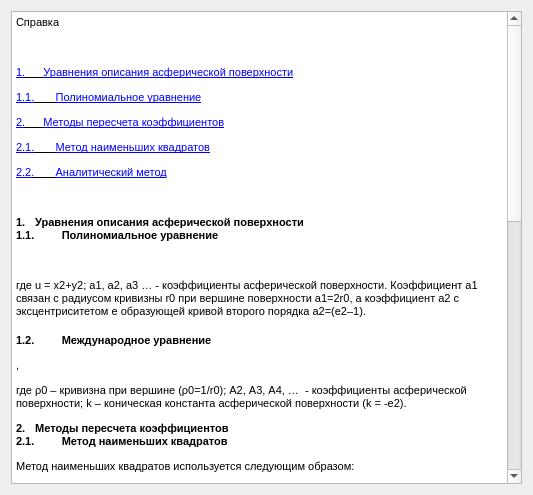
<?xml version="1.0" encoding="UTF-8"?>
<ui version="4.0">
 <class>Help</class>
 <widget class="QWidget" name="Help">
  <property name="geometry">
   <rect>
    <x>0</x>
    <y>0</y>
    <width>533</width>
    <height>495</height>
   </rect>
  </property>
  <property name="windowTitle">
   <string>Справка</string>
  </property>
  <layout class="QGridLayout" name="gridLayout">
   <item row="0" column="0">
    <widget class="QTextBrowser" name="textBrowser_2">
     <property name="html">
      <string>&lt;!DOCTYPE HTML PUBLIC &quot;-//W3C//DTD HTML 4.0//EN&quot; &quot;http://www.w3.org/TR/REC-html40/strict.dtd&quot;&gt;
&lt;html&gt;&lt;head&gt;&lt;meta name=&quot;qrichtext&quot; content=&quot;1&quot; /&gt;&lt;style type=&quot;text/css&quot;&gt;
p, li { white-space: pre-wrap; }
&lt;/style&gt;&lt;/head&gt;&lt;body style=&quot; font-family:'MS Shell Dlg 2'; font-size:8.25pt; font-weight:400; font-style:normal;&quot;&gt;
&lt;p style=&quot; margin-top:0px; margin-bottom:0px; margin-left:0px; margin-right:0px; -qt-block-indent:0; text-indent:0px;&quot;&gt;&lt;a name=&quot;360939975&quot;&gt;&lt;/a&gt;&lt;span style=&quot; font-size:8pt;&quot;&gt;С&lt;/span&gt;&lt;span style=&quot; font-size:8pt;&quot;&gt;правка &lt;/span&gt;&lt;/p&gt;
&lt;p style=&quot; margin-top:12px; margin-bottom:12px; margin-left:0px; margin-right:0px; -qt-block-indent:0; text-indent:0px;&quot;&gt;&lt;span style=&quot; font-size:8pt;&quot;&gt;  &lt;/span&gt;&lt;/p&gt;
&lt;p style=&quot; margin-top:12px; margin-bottom:12px; margin-left:0px; margin-right:0px; -qt-block-indent:0; text-indent:0px;&quot;&gt;&lt;a href=&quot;#_Toc424217534&quot;&gt;&lt;span style=&quot; font-size:8pt; text-decoration: underline; color:#0000ff;&quot;&gt;1.&lt;/span&gt;&lt;/a&gt;&lt;a href=&quot;#_Toc424217534&quot;&gt;&lt;span style=&quot; font-size:8pt; text-decoration: underline; color:#000000;&quot;&gt;      &lt;/span&gt;&lt;/a&gt;&lt;a href=&quot;#_Toc424217534&quot;&gt;&lt;span style=&quot; font-size:8pt; text-decoration: underline; color:#0000ff;&quot;&gt;Уравнения описания асферической поверхности&lt;/span&gt;&lt;/a&gt;&lt;/p&gt;
&lt;p style=&quot; margin-top:12px; margin-bottom:12px; margin-left:0px; margin-right:0px; -qt-block-indent:0; text-indent:0px;&quot;&gt;&lt;a href=&quot;#_Toc424217535&quot;&gt;&lt;span style=&quot; font-size:8pt; text-decoration: underline; color:#0000ff;&quot;&gt;1.1.&lt;/span&gt;&lt;/a&gt;&lt;a href=&quot;#_Toc424217535&quot;&gt;&lt;span style=&quot; font-size:8pt; text-decoration: underline; color:#000000;&quot;&gt;       &lt;/span&gt;&lt;/a&gt;&lt;a href=&quot;#_Toc424217535&quot;&gt;&lt;span style=&quot; font-size:8pt; text-decoration: underline; color:#0000ff;&quot;&gt;Полиномиальное уравнение&lt;/span&gt;&lt;/a&gt;&lt;/p&gt;
&lt;p style=&quot; margin-top:12px; margin-bottom:12px; margin-left:0px; margin-right:0px; -qt-block-indent:0; text-indent:0px;&quot;&gt;&lt;a href=&quot;#_Toc424217536&quot;&gt;&lt;span style=&quot; font-size:8pt; text-decoration: underline; color:#0000ff;&quot;&gt;2.&lt;/span&gt;&lt;/a&gt;&lt;a href=&quot;#_Toc424217536&quot;&gt;&lt;span style=&quot; font-size:8pt; text-decoration: underline; color:#000000;&quot;&gt;      &lt;/span&gt;&lt;/a&gt;&lt;a href=&quot;#_Toc424217536&quot;&gt;&lt;span style=&quot; font-size:8pt; text-decoration: underline; color:#0000ff;&quot;&gt;Методы пересчета коэффициентов&lt;/span&gt;&lt;/a&gt;&lt;/p&gt;
&lt;p style=&quot; margin-top:12px; margin-bottom:12px; margin-left:0px; margin-right:0px; -qt-block-indent:0; text-indent:0px;&quot;&gt;&lt;a href=&quot;#_Toc424217537&quot;&gt;&lt;span style=&quot; font-size:8pt; text-decoration: underline; color:#0000ff;&quot;&gt;2.1.&lt;/span&gt;&lt;/a&gt;&lt;a href=&quot;#_Toc424217537&quot;&gt;&lt;span style=&quot; font-size:8pt; text-decoration: underline; color:#000000;&quot;&gt;       &lt;/span&gt;&lt;/a&gt;&lt;a href=&quot;#_Toc424217537&quot;&gt;&lt;span style=&quot; font-size:8pt; text-decoration: underline; color:#0000ff;&quot;&gt;Метод наименьших квадратов&lt;/span&gt;&lt;/a&gt;&lt;/p&gt;
&lt;p style=&quot; margin-top:12px; margin-bottom:12px; margin-left:0px; margin-right:0px; -qt-block-indent:0; text-indent:0px;&quot;&gt;&lt;a href=&quot;#_Toc424217538&quot;&gt;&lt;span style=&quot; font-size:8pt; text-decoration: underline; color:#0000ff;&quot;&gt;2.2.&lt;/span&gt;&lt;/a&gt;&lt;a href=&quot;#_Toc424217538&quot;&gt;&lt;span style=&quot; font-size:8pt; text-decoration: underline; color:#000000;&quot;&gt;       &lt;/span&gt;&lt;/a&gt;&lt;a href=&quot;#_Toc424217538&quot;&gt;&lt;span style=&quot; font-size:8pt; text-decoration: underline; color:#0000ff;&quot;&gt;Аналитический метод&lt;/span&gt;&lt;/a&gt;&lt;/p&gt;
&lt;p style=&quot; margin-top:12px; margin-bottom:12px; margin-left:0px; margin-right:0px; -qt-block-indent:0; text-indent:0px;&quot;&gt;&lt;span style=&quot; font-size:8pt;&quot;&gt;  &lt;/span&gt;&lt;/p&gt;
&lt;p style=&quot; margin-top:0px; margin-bottom:0px; margin-left:0px; margin-right:0px; -qt-block-indent:0; text-indent:0px;&quot;&gt;&lt;a name=&quot;_Toc424217534&quot;&gt;&lt;/a&gt;&lt;span style=&quot; font-size:8pt; font-weight:600;&quot;&gt;1&lt;/span&gt;&lt;span style=&quot; font-size:8pt; font-weight:600;&quot;&gt;.&lt;/span&gt;&lt;span style=&quot; font-family:'Times New Roman'; font-size:7pt;&quot;&gt;    &lt;/span&gt;&lt;span style=&quot; font-size:8pt; font-weight:600;&quot;&gt;Уравнения описания асферической поверхности&lt;/span&gt;&lt;span style=&quot; font-size:8pt;&quot;&gt; &lt;/span&gt;&lt;/p&gt;
&lt;p style=&quot; margin-top:0px; margin-bottom:0px; margin-left:0px; margin-right:0px; -qt-block-indent:0; text-indent:0px;&quot;&gt;&lt;a name=&quot;_Toc424217535&quot;&gt;&lt;/a&gt;&lt;span style=&quot; font-size:8pt; font-weight:600;&quot;&gt;1&lt;/span&gt;&lt;span style=&quot; font-size:8pt; font-weight:600;&quot;&gt;.1.&lt;/span&gt;&lt;span style=&quot; font-family:'Times New Roman'; font-size:7pt;&quot;&gt;           &lt;/span&gt;&lt;span style=&quot; font-size:8pt; font-weight:600;&quot;&gt;Полиномиальное уравнение&lt;/span&gt;&lt;span style=&quot; font-size:8pt;&quot;&gt; &lt;/span&gt;&lt;/p&gt;
&lt;p style=&quot; margin-top:12px; margin-bottom:12px; margin-left:0px; margin-right:0px; -qt-block-indent:0; text-indent:0px;&quot;&gt;&lt;img src=&quot;Help.files/image002.png&quot; width=&quot;233&quot; height=&quot;36&quot; /&gt;&lt;span style=&quot; font-size:8pt;&quot;&gt; &lt;/span&gt;&lt;/p&gt;
&lt;p style=&quot; margin-top:12px; margin-bottom:12px; margin-left:0px; margin-right:0px; -qt-block-indent:0; text-indent:0px;&quot;&gt;&lt;span style=&quot; font-size:8pt;&quot;&gt;где u = x2+y2; a1, a2, a3 … - коэффициенты асферической поверхности. Коэффициент a1 связан с радиусом кривизны r0 при вершине поверхности a1=2r0, а коэффициент a2 с эксцентриситетом е образующей кривой второго порядка a2=(e2–1). &lt;/span&gt;&lt;/p&gt;
&lt;p style=&quot; margin-top:16px; margin-bottom:12px; margin-left:0px; margin-right:0px; -qt-block-indent:0; text-indent:0px;&quot;&gt;&lt;span style=&quot; font-size:8pt; font-weight:600;&quot;&gt;1.2.&lt;/span&gt;&lt;span style=&quot; font-family:'Times New Roman'; font-size:7pt;&quot;&gt;           &lt;/span&gt;&lt;span style=&quot; font-size:8pt; font-weight:600;&quot;&gt;Международное уравнение&lt;/span&gt;&lt;span style=&quot; font-size:8pt;&quot;&gt; &lt;/span&gt;&lt;/p&gt;
&lt;p style=&quot; margin-top:12px; margin-bottom:12px; margin-left:0px; margin-right:0px; -qt-block-indent:0; text-indent:0px;&quot;&gt;&lt;img src=&quot;Help.files/image004.png&quot; width=&quot;366&quot; height=&quot;58&quot; /&gt;&lt;span style=&quot; font-size:8pt;&quot;&gt;, &lt;/span&gt;&lt;/p&gt;
&lt;p style=&quot; margin-top:12px; margin-bottom:12px; margin-left:0px; margin-right:0px; -qt-block-indent:0; text-indent:0px;&quot;&gt;&lt;span style=&quot; font-size:8pt;&quot;&gt;где ρ0 – кривизна при вершине (ρ0=1/r0); А2, А3, А4, …  - коэффициенты асферической поверхности; k – коническая константа асферической поверхности (k = -e2). &lt;/span&gt;&lt;/p&gt;
&lt;p style=&quot; margin-top:0px; margin-bottom:0px; margin-left:0px; margin-right:0px; -qt-block-indent:0; text-indent:0px;&quot;&gt;&lt;a name=&quot;_Toc424217536&quot;&gt;&lt;/a&gt;&lt;span style=&quot; font-size:8pt; font-weight:600;&quot;&gt;2&lt;/span&gt;&lt;span style=&quot; font-size:8pt; font-weight:600;&quot;&gt;.&lt;/span&gt;&lt;span style=&quot; font-family:'Times New Roman'; font-size:7pt;&quot;&gt;    &lt;/span&gt;&lt;span style=&quot; font-size:8pt; font-weight:600;&quot;&gt;Методы пересчета коэффициентов&lt;/span&gt;&lt;span style=&quot; font-size:8pt;&quot;&gt; &lt;/span&gt;&lt;/p&gt;
&lt;p style=&quot; margin-top:0px; margin-bottom:0px; margin-left:0px; margin-right:0px; -qt-block-indent:0; text-indent:0px;&quot;&gt;&lt;a name=&quot;_Toc424217537&quot;&gt;&lt;/a&gt;&lt;span style=&quot; font-size:8pt; font-weight:600;&quot;&gt;2&lt;/span&gt;&lt;span style=&quot; font-size:8pt; font-weight:600;&quot;&gt;.1.&lt;/span&gt;&lt;span style=&quot; font-family:'Times New Roman'; font-size:7pt;&quot;&gt;           &lt;/span&gt;&lt;span style=&quot; font-size:8pt; font-weight:600;&quot;&gt;Метод наименьших квадратов&lt;/span&gt;&lt;span style=&quot; font-size:8pt;&quot;&gt; &lt;/span&gt;&lt;/p&gt;
&lt;p style=&quot; margin-top:12px; margin-bottom:12px; margin-left:0px; margin-right:0px; -qt-block-indent:0; text-indent:0px;&quot;&gt;&lt;span style=&quot; font-size:8pt;&quot;&gt;Метод наименьших квадратов используется следующим образом: &lt;/span&gt;&lt;/p&gt;
&lt;p style=&quot; margin-top:12px; margin-bottom:12px; margin-left:0px; margin-right:0px; -qt-block-indent:0; text-indent:0px;&quot;&gt;&lt;img src=&quot;Help.files/image006.png&quot; width=&quot;194&quot; height=&quot;35&quot; /&gt;&lt;span style=&quot; font-size:8pt;&quot;&gt;, &lt;/span&gt;&lt;/p&gt;
&lt;p style=&quot; margin-top:12px; margin-bottom:12px; margin-left:0px; margin-right:0px; -qt-block-indent:0; text-indent:0px;&quot;&gt;&lt;span style=&quot; font-size:8pt;&quot;&gt;где &lt;/span&gt;&lt;img src=&quot;Help.files/image008.png&quot; width=&quot;58&quot; height=&quot;25&quot; /&gt;&lt;span style=&quot; font-size:8pt;&quot;&gt; - матрица системы, &lt;/span&gt;&lt;img src=&quot;Help.files/image010.png&quot; width=&quot;28&quot; height=&quot;22&quot; /&gt;&lt;span style=&quot; font-size:8pt;&quot;&gt; - столбец неизвестных, &lt;/span&gt;&lt;img src=&quot;Help.files/image012.png&quot; width=&quot;38&quot; height=&quot;22&quot; /&gt;&lt;span style=&quot; font-size:8pt;&quot;&gt; - столбец свободных членов, &lt;/span&gt;&lt;span style=&quot; font-size:8pt; font-style:italic;&quot;&gt;m&lt;/span&gt;&lt;span style=&quot; font-size:8pt;&quot;&gt; – количество известных значений функции, &lt;/span&gt;&lt;span style=&quot; font-size:8pt; font-style:italic;&quot;&gt;n&lt;/span&gt;&lt;span style=&quot; font-size:8pt;&quot;&gt; – количество коэффициентов в уравнении. &lt;/span&gt;&lt;/p&gt;
&lt;p style=&quot; margin-top:12px; margin-bottom:12px; margin-left:0px; margin-right:0px; -qt-block-indent:0; text-indent:0px;&quot;&gt;&lt;span style=&quot; font-size:8pt;&quot;&gt;Для пересчета из полиномиального уравнения в международное уравнение в матрицу системы (A) записываются степени координаты &lt;/span&gt;&lt;span style=&quot; font-size:8pt; font-style:italic;&quot;&gt;u&lt;/span&gt;&lt;span style=&quot; font-size:8pt;&quot;&gt;, а в столбце неизвестных (X) после вычислений будут записаны вычисленные значения коэффициентов &lt;/span&gt;&lt;span style=&quot; font-size:8pt; font-style:italic;&quot;&gt;b&lt;/span&gt;&lt;span style=&quot; font-size:8pt;&quot;&gt;. &lt;/span&gt;&lt;/p&gt;
&lt;p style=&quot; margin-top:12px; margin-bottom:12px; margin-left:0px; margin-right:0px; -qt-block-indent:0; text-indent:0px;&quot;&gt;&lt;img src=&quot;Help.files/image014.png&quot; width=&quot;210&quot; height=&quot;134&quot; /&gt;&lt;span style=&quot; font-size:8pt;&quot;&gt;,&lt;/span&gt;&lt;img src=&quot;Help.files/image016.png&quot; width=&quot;78&quot; height=&quot;124&quot; /&gt;&lt;span style=&quot; font-size:8pt;&quot;&gt; &lt;/span&gt;&lt;/p&gt;
&lt;p style=&quot; margin-top:12px; margin-bottom:12px; margin-left:0px; margin-right:0px; -qt-block-indent:0; text-indent:0px;&quot;&gt;&lt;span style=&quot; font-size:8pt;&quot;&gt;В столбце свободных членов записываются координаты z с вычитанием первого члена международного уравнения (B): &lt;/span&gt;&lt;/p&gt;
&lt;p style=&quot; margin-top:12px; margin-bottom:12px; margin-left:0px; margin-right:0px; -qt-block-indent:0; text-indent:0px;&quot;&gt;&lt;img src=&quot;Help.files/image018.png&quot; width=&quot;248&quot; height=&quot;174&quot; /&gt;&lt;span style=&quot; font-size:8pt;&quot;&gt; &lt;/span&gt;&lt;/p&gt;
&lt;p style=&quot; margin-top:12px; margin-bottom:12px; margin-left:0px; margin-right:0px; -qt-block-indent:0; text-indent:0px;&quot;&gt;&lt;span style=&quot; font-size:8pt;&quot;&gt;При пересчете из международного уравнения в полиномиальное уравнение в матрицу системы (А) записываются степени координаты &lt;/span&gt;&lt;span style=&quot; font-size:8pt; font-style:italic;&quot;&gt;z&lt;/span&gt;&lt;span style=&quot; font-size:8pt;&quot;&gt;, а в столбце неизвестных (Х) после вычислений будут записаны вычисленные значения коэффициентов &lt;/span&gt;&lt;span style=&quot; font-size:8pt; font-style:italic;&quot;&gt;a&lt;/span&gt;&lt;span style=&quot; font-size:8pt;&quot;&gt;. &lt;/span&gt;&lt;/p&gt;
&lt;p style=&quot; margin-top:12px; margin-bottom:12px; margin-left:0px; margin-right:0px; -qt-block-indent:0; text-indent:0px;&quot;&gt;&lt;img src=&quot;Help.files/image020.png&quot; width=&quot;240&quot; height=&quot;144&quot; /&gt;&lt;span style=&quot; font-size:8pt;&quot;&gt;,&lt;/span&gt;&lt;img src=&quot;Help.files/image022.png&quot; width=&quot;78&quot; height=&quot;124&quot; /&gt;&lt;span style=&quot; font-size:8pt;&quot;&gt; &lt;/span&gt;&lt;/p&gt;
&lt;p style=&quot; margin-top:12px; margin-bottom:12px; margin-left:0px; margin-right:0px; -qt-block-indent:0; text-indent:0px;&quot;&gt;&lt;span style=&quot; font-size:8pt;&quot;&gt;При этом, поскольку первые два коэффициента &lt;/span&gt;&lt;span style=&quot; font-size:8pt; font-style:italic;&quot;&gt;a&lt;/span&gt;&lt;span style=&quot; font-size:8pt; font-style:italic; vertical-align:sub;&quot;&gt;1&lt;/span&gt;&lt;span style=&quot; font-size:8pt;&quot;&gt; и &lt;/span&gt;&lt;span style=&quot; font-size:8pt; font-style:italic;&quot;&gt;a&lt;/span&gt;&lt;span style=&quot; font-size:8pt; font-style:italic; vertical-align:sub;&quot;&gt;2&lt;/span&gt;&lt;span style=&quot; font-size:8pt;&quot;&gt; напрямую связаны с параметрами поверхности второго порядка (&lt;/span&gt;&lt;img src=&quot;Help.files/image024.png&quot; width=&quot;60&quot; height=&quot;25&quot; /&gt;&lt;span style=&quot; font-size:8pt;&quot;&gt;, &lt;/span&gt;&lt;img src=&quot;Help.files/image026.png&quot; width=&quot;88&quot; height=&quot;26&quot; /&gt;&lt;span style=&quot; font-size:8pt;&quot;&gt;), они не участвуют в матрице системы, а записываются в столбец свободных членов: &lt;/span&gt;&lt;/p&gt;
&lt;p style=&quot; margin-top:12px; margin-bottom:12px; margin-left:0px; margin-right:0px; -qt-block-indent:0; text-indent:0px;&quot;&gt;&lt;img src=&quot;Help.files/image028.png&quot; width=&quot;250&quot; height=&quot;144&quot; /&gt;&lt;span style=&quot; font-size:8pt;&quot;&gt; &lt;/span&gt;&lt;/p&gt;
&lt;p style=&quot; margin-top:0px; margin-bottom:0px; margin-left:0px; margin-right:0px; -qt-block-indent:0; text-indent:0px;&quot;&gt;&lt;a name=&quot;_Toc424217538&quot;&gt;&lt;/a&gt;&lt;span style=&quot; font-size:8pt; font-weight:600;&quot;&gt;2&lt;/span&gt;&lt;span style=&quot; font-size:8pt; font-weight:600;&quot;&gt;.2.&lt;/span&gt;&lt;span style=&quot; font-family:'Times New Roman'; font-size:7pt;&quot;&gt;           &lt;/span&gt;&lt;span style=&quot; font-size:8pt; font-weight:600;&quot;&gt;Аналитический метод&lt;/span&gt;&lt;span style=&quot; font-size:8pt;&quot;&gt; &lt;/span&gt;&lt;/p&gt;
&lt;p style=&quot; margin-top:12px; margin-bottom:12px; margin-left:0px; margin-right:0px; -qt-block-indent:0; text-indent:0px;&quot;&gt;&lt;span style=&quot; font-size:8pt;&quot;&gt;Пересчет коэффициентов из полиномиального уравнения в международное уравнение производится по следующим формулам: &lt;/span&gt;&lt;/p&gt;
&lt;p style=&quot; margin-top:12px; margin-bottom:12px; margin-left:0px; margin-right:0px; -qt-block-indent:0; text-indent:0px;&quot;&gt;&lt;img src=&quot;Help.files/image030.png&quot; width=&quot;84&quot; height=&quot;54&quot; /&gt;&lt;span style=&quot; font-size:8pt;&quot;&gt; &lt;/span&gt;&lt;/p&gt;
&lt;p style=&quot; margin-top:12px; margin-bottom:12px; margin-left:0px; margin-right:0px; -qt-block-indent:0; text-indent:0px;&quot;&gt;&lt;img src=&quot;Help.files/image032.png&quot; width=&quot;213&quot; height=&quot;60&quot; /&gt;&lt;span style=&quot; font-size:8pt;&quot;&gt; &lt;/span&gt;&lt;/p&gt;
&lt;p style=&quot; margin-top:12px; margin-bottom:12px; margin-left:0px; margin-right:0px; -qt-block-indent:0; text-indent:0px;&quot;&gt;&lt;img src=&quot;Help.files/image034.png&quot; width=&quot;425&quot; height=&quot;61&quot; /&gt;&lt;span style=&quot; font-size:8pt;&quot;&gt; &lt;/span&gt;&lt;/p&gt;
&lt;p style=&quot; margin-top:12px; margin-bottom:12px; margin-left:0px; margin-right:0px; -qt-block-indent:0; text-indent:0px;&quot;&gt;&lt;span style=&quot; font-size:8pt;&quot;&gt;Пересчет коэффициентов из международного уравнения в полиномиальное уравнение производится по следующим формулам: &lt;/span&gt;&lt;/p&gt;
&lt;p style=&quot; margin-top:12px; margin-bottom:12px; margin-left:0px; margin-right:0px; -qt-block-indent:0; text-indent:0px;&quot;&gt;&lt;img src=&quot;Help.files/image036.png&quot; width=&quot;208&quot; height=&quot;60&quot; /&gt;&lt;span style=&quot; font-size:8pt;&quot;&gt; &lt;/span&gt;&lt;/p&gt;
&lt;p style=&quot; margin-top:12px; margin-bottom:12px; margin-left:0px; margin-right:0px; -qt-block-indent:0; text-indent:0px;&quot;&gt;&lt;img src=&quot;Help.files/image038.png&quot; width=&quot;243&quot; height=&quot;34&quot; /&gt;&lt;span style=&quot; font-size:8pt;&quot;&gt; &lt;/span&gt;&lt;/p&gt;
&lt;p style=&quot; margin-top:12px; margin-bottom:12px; margin-left:0px; margin-right:0px; -qt-block-indent:0; text-indent:0px;&quot;&gt;&lt;img src=&quot;Help.files/image040.png&quot; width=&quot;489&quot; height=&quot;34&quot; /&gt;&lt;span style=&quot; font-size:8pt;&quot;&gt; &lt;/span&gt;&lt;/p&gt;&lt;/body&gt;&lt;/html&gt;</string>
     </property>
     <property name="source">
      <url>
       <string>file:Help.htm</string>
      </url>
     </property>
    </widget>
   </item>
  </layout>
 </widget>
 <layoutdefault spacing="6" margin="11"/>
 <resources>
  <include location="help.qrc"/>
 </resources>
 <connections/>
</ui>
